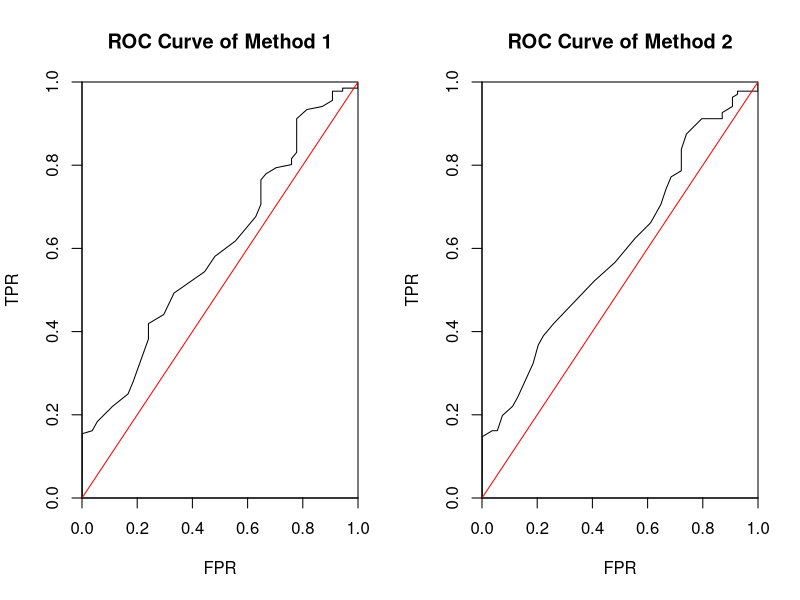

Reproduce this figure in R.
## ---- chunk 1
knitr::opts_chunk$set(echo = TRUE)
## ---- chunk 2
library(MASS) #mvrnorm
library(glmnet) #lasso
## ---- chunk 3
set.seed(19970530)

# number of random variables
p = 20 
# number of samples generated
n = 1000
# delta to construct Theta Matrix
delta = 2 

Theta <- matrix(0,p,p) + delta*diag(p)
for (i in 2:p){
  for (j in 1:(i-1)){
    Theta[i,j] = 0.5*rbinom(1, 1, 0.1)
    Theta[j,i] = Theta[i,j]
  }
}
Theta = Theta/delta

Sigma = solve(Theta) # Sigma is inverse of Theta

X = mvrnorm(n=n, mu=rep(0, p), Sigma=Sigma)
## ---- chunk 4
# construct set E as a matrix
# column 1: Integer, index i
# column 2: Integer, index j
# column 3: Boolean, 1 for included, 0 for not included 
E_true <- matrix(nrow=0, ncol=3)
for (i in 1:(p-1)){
  for (j in (i+1):p){
    if (Sigma[i,j]){
      E_true <- rbind(E_true, c(i,j,1))
    }
    else{
      E_true <- rbind(E_true, c(i,j,0))
    }
  }
}
## ---- chunk 5
# estimate beta
Beta <- matrix(nrow=0, ncol=p)
for (j in 1:p){
  cv.lasso <- cv.glmnet(X[,-j], X[,j])
  beta_j <- coef(cv.lasso)[2:p]
  Beta <- rbind(Beta
                , append(beta_j, NA, after=j-1) # NA just a placeholder, meaningless
                ) 
}

# hence get E_1 and E_2
E_1 <- matrix(nrow=0, ncol=3)
E_2 <- matrix(nrow=0, ncol=3)
for (i in 1:(p-1)){
  for (j in (i+1):p){
    if (Beta[i,j]){
      E_1 <- rbind(E_1, c(i,j,1))
    }
    else{
      E_1 <- rbind(E_1, c(i,j,0))
    }
    if (Beta[i,j] && Beta[j,i]){
      E_2 <- rbind(E_2, c(i,j,1))
    }
    else{
      E_2 <- rbind(E_2, c(i,j,0))
    }
  }
}

# confusion matrix
table(E_1[,3], E_true[,3])
table(E_2[,3], E_true[,3])
## ---- chunk 6
# TODO
## ---- chunk 7
len_grid <- 100
grid <- 10 ^ seq(1,-4, length = len_grid)

Beta <- array(dim = c(p, p, len_grid))

for (j in 1:p){
  lasso <- glmnet(X[,-j], X[,j], lambda = grid)
  Coef_j <- as.matrix( coef(lasso)[2:p,] ) # drop the 1st element, which is coef of Intercept
  # insert a row as placeholder. e.g. for Xj, the jth row of Coef Matrix should be placeholder
  Beta_j <- matrix(nrow = p, ncol = len_grid)
  if (j==1){
    Beta_j[2:p,] <- Coef_j
  } else if (j==p) {
    Beta_j[1:p-1,] <- Coef_j
  } else {
    Beta_j[1:(j-1),] <- Coef_j[1:(j-1),]
    Beta_j[(j+1):p,] <- Coef_j[j:(p-1),]
  }
  # combine the Beta Matrix
  Beta[j,,] <- Beta_j
}
## ---- chunk 8
tpr_1 <- c()
fpr_1 <- c()
tpr_2 <- c()
fpr_2 <- c()

# loop for different lambda
for (k in 1:len_grid){
  
  # for a certain lambda, Beta[,,k] is the Beta Matrix
  # construct set E_1 and E_2 in Matrix form
  E_1 <- matrix(nrow=0, ncol=3)
  E_2 <- matrix(nrow=0, ncol=3)
  for (i in 1:(p-1)){
    for (j in (i+1):p){
      if (Beta[i,j,k]){
        E_1 <- rbind(E_1, c(i,j,1))
      }
      else{
        E_1 <- rbind(E_1, c(i,j,0))
      }
      if (Beta[i,j,k] && Beta[j,i,k]){
        E_2 <- rbind(E_2, c(i,j,1))
      }
      else{
        E_2 <- rbind(E_2, c(i,j,0))
      }
    }
  }
  
  # derive TPR and FPR from the confusion matrix
  Tab_1 <- table(E_1[,3], E_true[,3])
  if (!(0 %in% rownames(Tab_1))){
    Tab_1 <- rbind(c(0,0), Tab_1) # in case all predictions are 1
  }
  if (!(1 %in% rownames(Tab_1))){
    Tab_1 <- rbind(Tab_1, c(0,0)) # in case all predictions are 0
  }
  tpr_1 <- append(tpr_1, Tab_1[2,2]/(sum(Tab_1[,2])) )
  fpr_1 <- append(fpr_1, Tab_1[2,1]/(sum(Tab_1[,1])) ) 
  
  Tab_2 <- table(E_2[,3], E_true[,3])
  if (!(0 %in% rownames(Tab_2))){
    Tab_2 <- rbind(c(0,0), Tab_2)
  }
  if (!(1 %in% rownames(Tab_2))){
    Tab_2 <- rbind(Tab_2, c(0,0))
  }
  tpr_2 <- append(tpr_2, Tab_2[2,2]/(sum(Tab_2[,2])) )
  fpr_2 <- append(fpr_2, Tab_2[2,1]/(sum(Tab_2[,1])) )
}
## ---- chunk 9
plot_roc <- function(TPR, FPR, title){
  plot(FPR, TPR, "l"
       , xlab="FPR", ylab="TPR"
       , xlim=c(0,1), ylim=c(0,1)
       , xaxs="i", yaxs="i"
       )
  abline(a=0, b=1, col="red")
  title(main = title)
}

par(mfrow=c(1,2))
plot_roc(tpr_1, fpr_1, "ROC Curve of Method 1")
plot_roc(tpr_2, fpr_2, "ROC Curve of Method 2")
## ---- chunk 10
auc <- function(TPR, FPR){
  dFPR <- c(diff(FPR), 0)
  dTPR <- c(diff(TPR), 0)
  return( sum(TPR * dFPR) + sum(dTPR * dFPR)/2 ) 
}

cat("AUC for method 1: ", auc(tpr_1, fpr_1), "\n")
cat("AUC for method 2: ", auc(tpr_2, fpr_2), "\n")
## ---- chunk 11
# TODO
## ---- chunk 12
# TODO
## ---- chunk 13
# TODO
